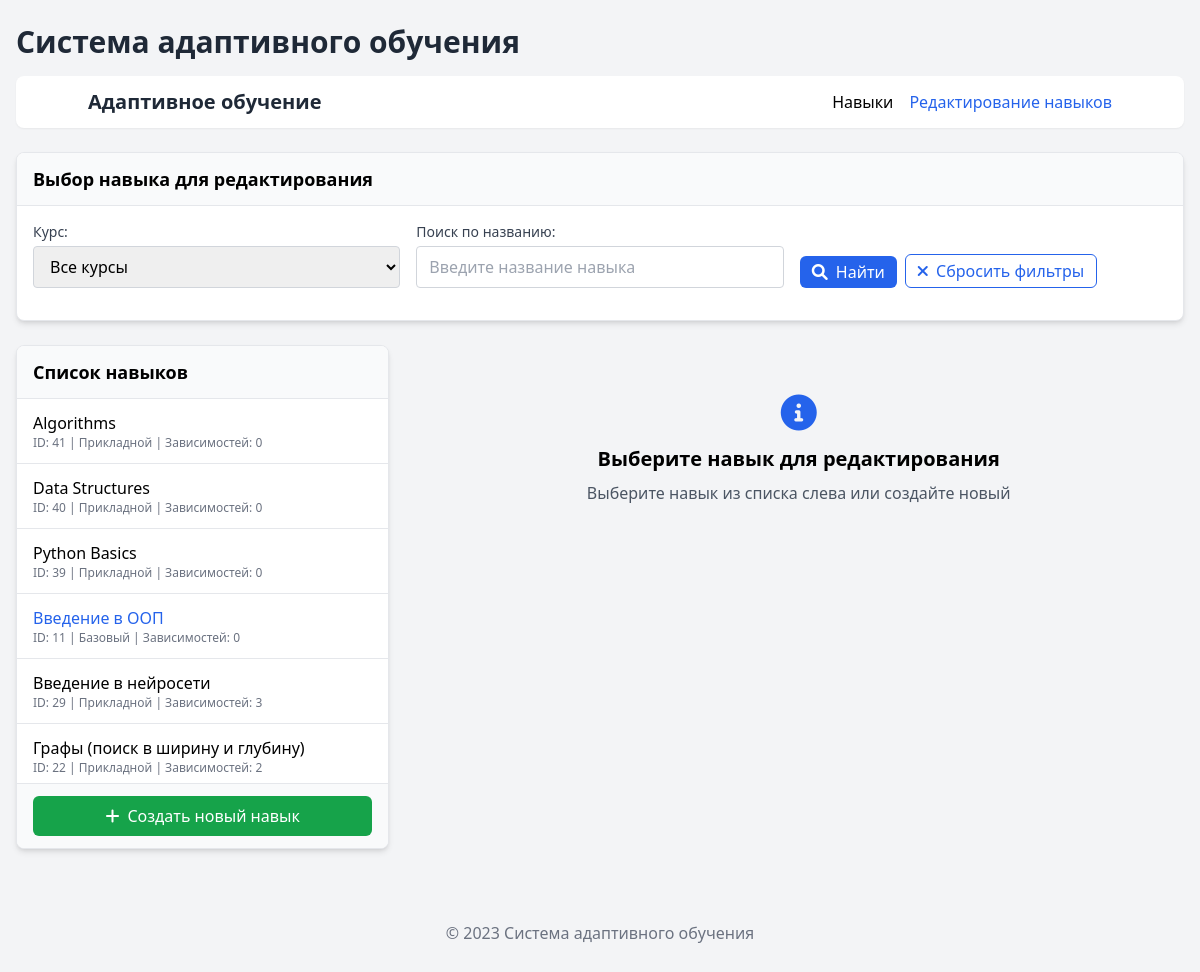
/skills/edit/ (signed in), run on an earlier commit of the app's database.
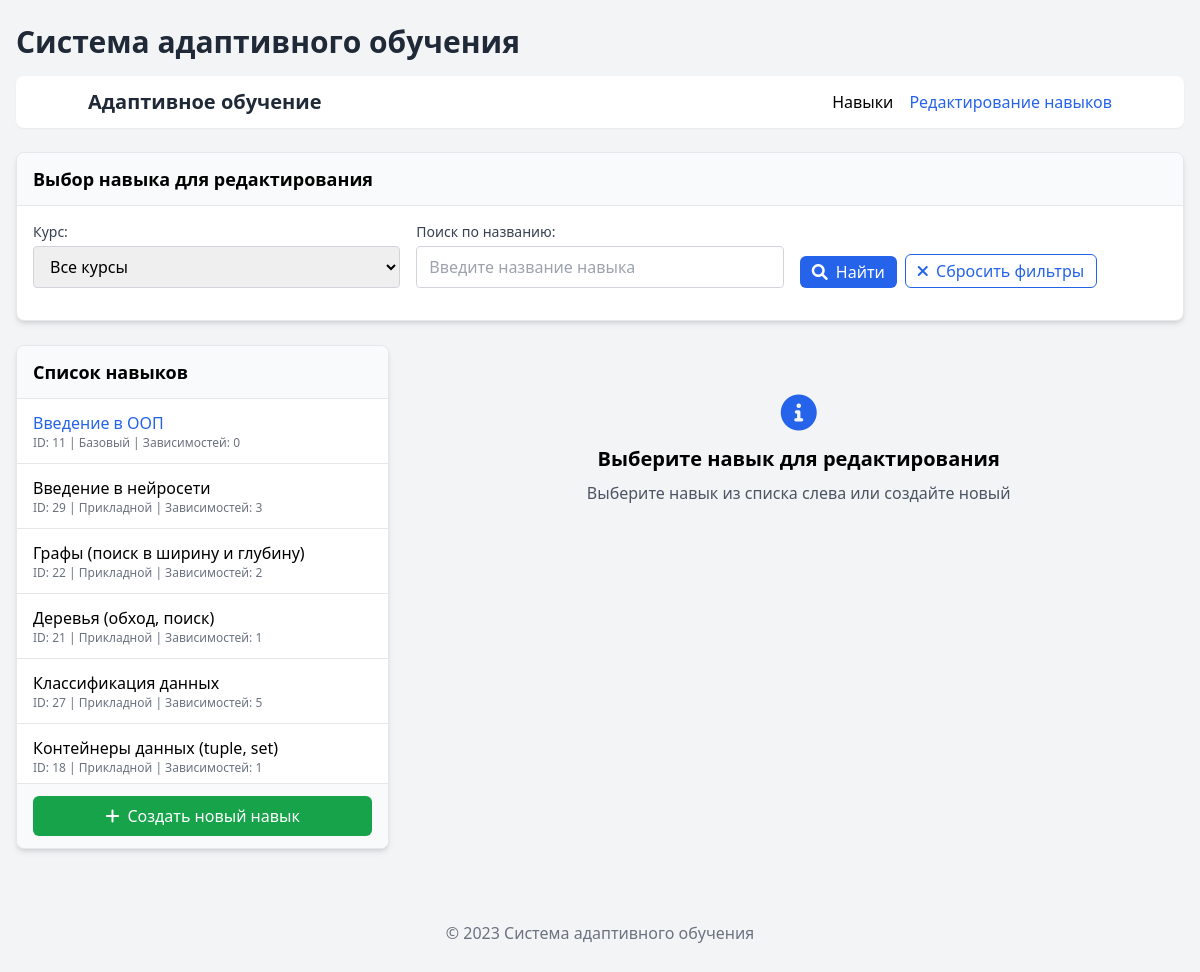
And on a later commit of the database.
### skills/models.py (models this page shows, shortened)
class Skill(models.Model):
    name = models.CharField(max_length=255, unique=True, verbose_name="Название навыка")
    description = models.TextField(blank=True, null=True, verbose_name="Описание навыка")
    is_base = models.BooleanField(default=False, verbose_name="Базовый навык")
    courses = models.ManyToManyField(Course, related_name="skills", verbose_name="Связанные курсы")
    prerequisites = models.ManyToManyField("self", symmetrical=False, blank=True, verbose_name="Необходимые навыки", related_name="dependent_skills")
    class Meta:
        verbose_name = "Навык"
        verbose_name_plural = "Навыки"
        ordering = ["name"]

### skills/views.py (the view)
# urls.py: path('edit/', views.skills_edit, name='skills_edit'),
@login_required
def skills_edit(request):
    search_query = request.GET.get('search', '')
    course_id = request.GET.get('course')
    skill_id = request.GET.get('skill')
    courses = Course.objects.all().prefetch_related('skills')
    filtered_skills = Skill.objects.all().prefetch_related('prerequisites')
    if search_query:
        filtered_skills = filtered_skills.filter(name__icontains=search_query)
    if course_id:
        try:
            course = Course.objects.get(id=course_id)
            filtered_skills = filtered_skills.filter(courses=course)
        except Course.DoesNotExist:
            pass
    selected_skill = None
    dependent_skills = []
    if skill_id:
        try:
            selected_skill = Skill.objects.prefetch_related('prerequisites').get(id=skill_id)
            dependent_skills = Skill.objects.filter(prerequisites=selected_skill)
            graph_skills = set([selected_skill])
            graph_skills.update(selected_skill.prerequisites.all())
            graph_skills.update(dependent_skills)
            cytoscape_data = generate_cytoscape_data(graph_skills)
        except Skill.DoesNotExist:
            cytoscape_data = json.dumps({'nodes': [], 'edges': []})
    else:
        cytoscape_data = json.dumps({'nodes': [], 'edges': []})
    courses_json = json.dumps(
        list(courses.values('id', 'name')),
        cls=DjangoJSONEncoder
    )
    skills_json = json.dumps([
        {
            'id': s.id,
            'name': s.name,
            'courses': list(s.courses.values_list('id', flat=True)),
            'prerequisites': list(s.prerequisites.values_list('id', flat=True)),
        } for s in filtered_skills
    ], cls=DjangoJSONEncoder)
    context = {
        'courses': courses,
        'filtered_skills': filtered_skills,
        'selected_skill': selected_skill,
        'dependent_skills': dependent_skills,
        'cytoscape_data': cytoscape_data,
        'search_query': search_query,
        'selected_course_id': course_id,
        'courses_json': courses_json,
        'skills_json': skills_json,
    }
    return render(request, 'skills/skills_edit.html', context)

### skills/templates/skills/skills_edit.html (shortened to what the changed rows need)
{% load static %}
<!DOCTYPE html>
<html lang="ru">
<head>
    <script src="https://cdn.tailwindcss.com"></script>
    <link rel="stylesheet" href="https://cdnjs.cloudflare.com/ajax/libs/font-awesome/6.0.0/css/all.min.css">
    <link rel="stylesheet" href="{% static 'skills/styles.css' %}">
</head>
<body class="bg-gray-100 pt-6">
    <div class="container mx-auto px-4 max-w-7xl">
        <header class="mb-6">
            <h1 class="text-3xl font-bold text-gray-800 mb-4">Система адаптивного обучения</h1>
        </header>
        <main>
            <div class="grid grid-cols-1 lg:grid-cols-3 gap-6">
                <div class="lg:col-span-1 order-2 lg:order-1">
                    <div class="card mb-6 bg-white rounded-lg shadow-md overflow-hidden border border-gray-200">
                            <div class="card-body p-0">
                                <ul class="divide-y divide-gray-200 max-h-96 overflow-y-auto">
                                    {% for skill in filtered_skills %}
                                    <li class="{% if skill.id == selected_skill.id %}bg-blue-50{% endif %}">
                                        <a href="?skill={{ skill.id }}&course={{ selected_course_id }}&search={{ search_query }}"
                                           class="block px-4 py-3 hover:bg-gray-50 transition-colors">
                                            <div class="font-medium {% if skill.is_base %}text-blue-600{% endif %}">
                                                {{ skill.name }}
                                            </div>
                                            <div class="text-xs text-gray-500">
                                                ID: {{ skill.id }} |
                                                {% if skill.is_base %}Базовый{% else %}Прикладной{% endif %} |
                                                Зависимостей: {{ skill.prerequisites.count }}
                                            </div>
                                        </a>
                                    </li>
                                    {% empty %}
                                    <li class="px-4 py-3 text-gray-500">Навыки не найдены</li>
                                    {% endfor %}
                                </ul>
                            </div>
                        </div>
                </div>
            </div>
        </main>
    </div>
</body>
</html>

What changed in the data, as far as the page shows it:
removed Skill: name "Algorithms", id "41", is_base "Прикладной", prerequisites.count "0"
removed Skill: name "Data Structures", id "40", is_base "Прикладной", prerequisites.count "0"
removed Skill: name "Python Basics", id "39", is_base "Прикладной", prerequisites.count "0"
now on this page (row unchanged): Skill: name "Деревья (обход, поиск)", id "21", is_base "Прикладной", prerequisites.count "1"
now on this page (row unchanged): Skill: name "Классификация данных", id "27", is_base "Прикладной", prerequisites.count "5"
now on this page (row unchanged): Skill: name "Контейнеры данных (tuple, set)", id "18", is_base "Прикладной", prerequisites.count "1"
